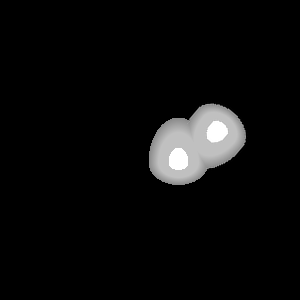
#> input picture images/00200195.png, 300 x 300 px; its folder holds only this picture in this run
$ python ShowRotatedBB.py
#> lines starting #> are read from the running program, lines starting #| are printed output that depends on the picture; after the words box and inside, x2 and y2 are one past the last pixel; in counts of white or black regions, pixels touching at a corner belong together; long printed decimals are rounded
import cv2
from pathlib import Path
import argparse
import numpy as np

if __name__ == '__main__':
    parser = argparse.ArgumentParser()
    parser.add_argument('--label_directory', type=str, default="./labels",
                        help='path to folder with labels for annotation')
    parser.add_argument('--label_extention', type=str, default=".txt",
                        help='label extention - currently only for .txt')
    parser.add_argument('--img_directory', type=str, default="./images",
                        help='path to folder with images to be annotated')

    args = parser.parse_args()

    images = Path(args.img_directory)
    labels = Path(args.label_directory)


    for image in images.iterdir():

        img = cv2.imread(str(image))
#> img is the input picture: shape (300, 300, 3); min 0, max 255, mean 11.3
        gray = cv2.cvtColor(img, cv2.COLOR_BGR2GRAY)
        ret, binary = cv2.threshold(gray, 10, 255, cv2.THRESH_BINARY)
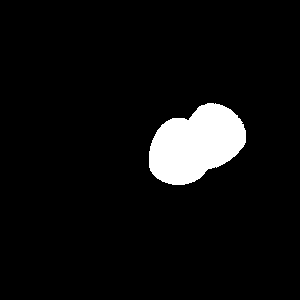
#> binary: shape (300, 300); 6.1% white; 1 white region


        # Find contours, find rotated rectangle, obtain four verticies, and draw
        cnts = cv2.findContours(binary, cv2.RETR_EXTERNAL, cv2.CHAIN_APPROX_SIMPLE)
#> cnts = 1 contour; box (x1, y1, x2, y2) and area: (149, 103, 246, 185) 5372
        cnts = cnts[0] if len(cnts) == 2 else cnts[1]
        rect = cv2.minAreaRect(cnts[0]) # ((CenterX, CenterY), (WidthX, WidthY), Angle)
#> rect = ((194, 142.6), (103.6, 65.86), -30.96)
        print(rect)
#| ((193.971, 142.618), (103.585, 65.855), -30.964)
        box = np.int0(cv2.boxPoints(rect))
#> box = [[166, 197], [132, 141], [221, 87], [255, 144]]
        print(box)
#| [[166 197]
#|  [132 141]
#|  [221  87]
#|  [255 144]]
        cv2.drawContours(img, [box], 0, (36,255,12), 3) # OR
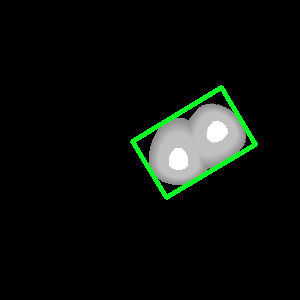
#> img: shape (300, 300, 3); 1.85% of pixels changed, all inside (x1, y1, x2, y2) = (130, 85, 258, 200)
        # cv2.polylines(image, [box], True, (36,255,12), 3)

        cv2.imshow("result", img)
        cv2.waitKey(500)
        print(f"Frame: {image}")
    cv2.destroyAllWindows()

$ run again, on images/09401983.png
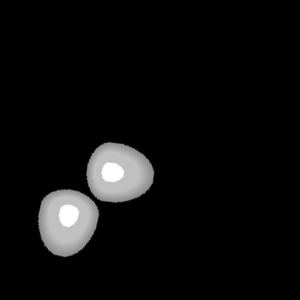
#> input picture images/09401983.png, 300 x 300 px
#> img is the input picture: shape (300, 300, 3); min 0, max 255, mean 12.9
#> `ret, binary = cv2.threshold(gray, 10, 255, cv2.THRESH_BINARY)`:
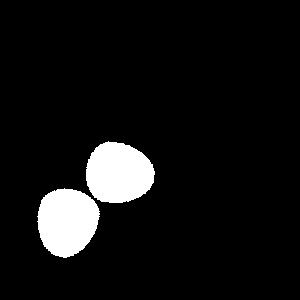
#> binary: shape (300, 300); 7.4% white; 2 white regions
#> cnts = 2 contours; box (x1, y1, x2, y2) and area: (37, 188, 100, 258) 3222, (86, 141, 155, 203) 3220
#> rect = ((66.21, 222.7), (68.15, 60.39), -75.96)
#| ((66.206, 222.676), (68.153, 60.391), -75.964)
#> box = [[87, 263], [28, 248], [45, 182], [103, 196]]
#| [[ 87 263]
#|  [ 28 248]
#|  [ 45 182]
#|  [103 196]]
#> `cv2.drawContours(img, [box], 0, (36,255,12), 3)`:
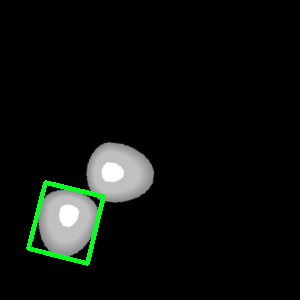
#> img: shape (300, 300, 3); 1.34% of pixels changed, all inside (x1, y1, x2, y2) = (26, 180, 106, 266)
